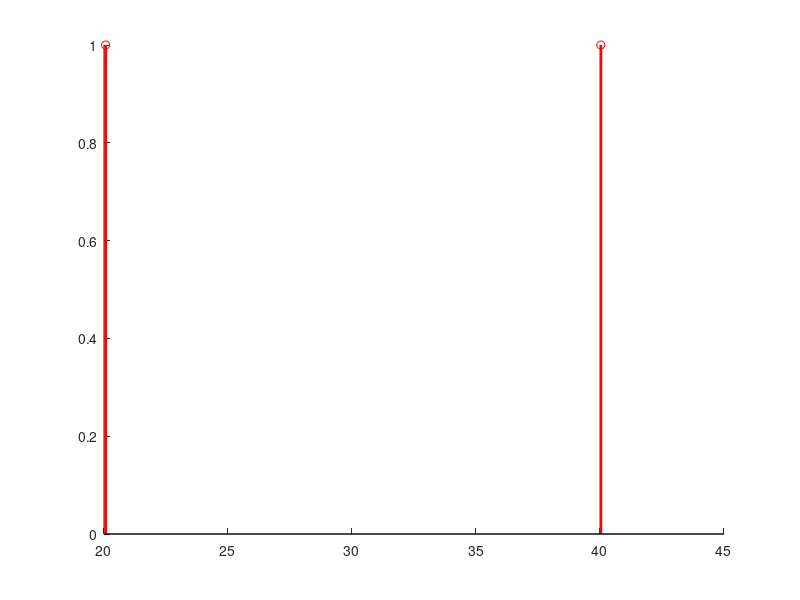

Here is the MATLAB script that generated this plot: (Note: this script raises an error after producing the figure.)
clc; clear; close all;

%% PARAMETERS
M = 16;                     % Number of antennas
theta = [20 40];            % True DOAs (degrees)
K = length(theta);          % Number of sources
snapshots = 200;            % Snapshots
SNR_dB = 10;                % SNR (fixed for DOA plot)

lambda = 1;
d = lambda/2;
k = 2*pi/lambda;

%% SIGNAL MODEL
A = exp(-1j*k*d*(0:M-1).' * sind(theta));     % Steering matrix
S = randn(K,snapshots) + 1j*randn(K,snapshots);
X = A*S;
X = awgn(X, SNR_dB, 'measured');

%% COVARIANCE MATRIX
R = (X*X')/snapshots;

%% EIGEN-DECOMPOSITION
[V,D] = eig(R);
[~,idx] = sort(diag(D),'descend');
Es = V(:,idx(1:K));          % Signal subspace

%% ESPRIT ALGORITHM
Es1 = Es(1:end-1,:);
Es2 = Es(2:end,:);
Phi = pinv(Es1)*Es2;

psi = angle(eig(Phi));

% ---- Correct inversion & ambiguity handling ----
arg = real(psi/pi);          % Normalized phase
arg = max(min(arg,1),-1);    % Numerical safety
est_theta = sort(abs(asind(arg)));   % Final DOA estimates

%% DOA PLOT (PAPER READY)
figure; hold on;

% Estimated DOAs
stem(est_theta, ones(size(est_theta)), ...
    'r','LineWidth',2,'Marker','o');

% True DOAs
for i = 1:length(theta)
    xline(theta(i),'k--','LineWidth',2);
end

xlabel('Angle (degrees)');
ylabel('Normalized Amplitude');
title('ESPRIT DOA Estimation');
legend('Estimated DOAs','True DOAs','Location','northeast');
grid on;
ylim([0 1.05]);
